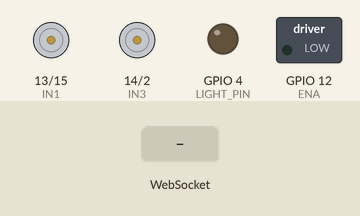
The sketch below on a simulated ESP32. Shown: motor-driver pin pairs drawn as motors (green arrow = first pin HIGH = forward, orange = second pin HIGH = backward, longer = more drive), switched loads named in the sketch (green lamp = pin HIGH), output pins drawn as LEDs (lit = HIGH). The test bench sets the inputs (shaded band). The camera gives no picture; what the sketch prints to the serial monitor is not drawn.

Above: at 1.5 s.
1.6 s: WebSocket text "upBtn" received
At 2.8 s:
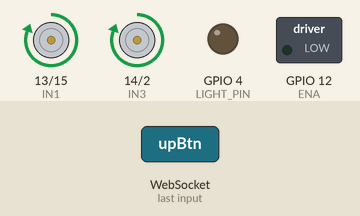
3.1 s: WebSocket text "downBtn" received
At 4.3 s:
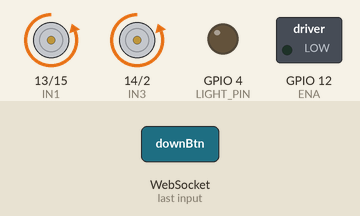
4.6 s: WebSocket text "leftBtn" received
At 5.8 s:
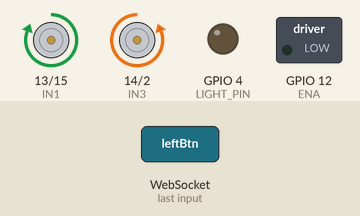
6.1 s: WebSocket text "rightBtn" received
At 6.4 s:
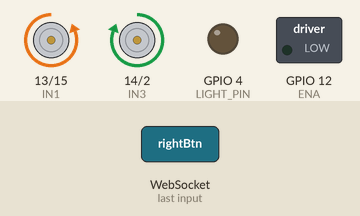
Timing chart, 0 to 8.6 s (numbered marks = the images above; inputs shaded):
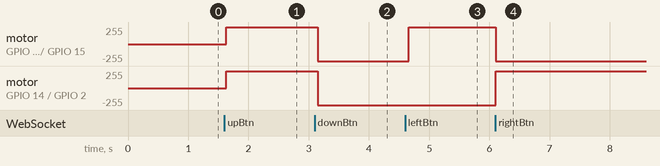

The sketch:

livestream_4_motor_perfect_final_v3.ino
```cpp
#include <WiFi.h>
#include <WebServer.h>
#include <WebSocketsServer.h>
#include "esp_camera.h"


#define ENA 12      // Chân PWM điều khiển tốc độ động cơ
#define IN1 13     // Chân điều khiển động cơ 1
#define IN2 15     // Chân điều khiển động cơ 1
#define IN3 14     // Chân điều khiển động cơ 2
#define IN4 2     // Chân điều khiển động cơ 2
#define POT_PIN 34 // Chân đọc giá trị từ Potentiometer
#define LIGHT_PIN 4 // Chân đọc giá trị từ Potentiometer

#define PWM_LIGHT_CHANNEL 3  // Kênh PWM
#define PWM_MOTOR_CHANNEL 2  // Kênh PWM
#define PWM_FREQ 5000  // Tần số PWM (Hz)
#define PWM_RESOLUTION 8  // Độ phân giải (8-bit, giá trị từ 0-255)


#define FORWARD "upBtn"
#define FORBACK "downBtn"
#define LEFT "leftBtn"
#define RIGHT "rightBtn"
#define STOP "stopBtn"


// *Cấu hình Access Point*
const char* ssid = "ESP32-CAM";
const char* password = "12345678";

// *Khởi tạo server*
WebServer server(80);
WebSocketsServer webSocket(3001);

// *Khai báo trước hàm xử lý sự kiện WebSocket*
void webSocketEvent(uint8_t num, WStype_t type, uint8_t *payload, size_t length);

// *Cấu hình camera*
camera_config_t config;


// *Giao diện HTML*
const char htmlPage[] PROGMEM = R"rawliteral(
<!DOCTYPE html>
<html lang="vi">
<head>
    <meta charset="UTF-8">
    <meta name="viewport" content="width=device-width, initial-scale=1.0">
    <title>ESP32-CAM Control</title>
    <style>
        body {
            font-family: Arial, sans-serif;
            text-align: center;
            background-color: #f4f4f4;
            margin: 0;
            padding: 20px;
        }
        h1 {
            color: #333;
        }
        #videoStream {
            width: 300px;
            height: 290px;
            border: 2px solid #333;
            margin-bottom: 20px;
        }

        /* Điều hướng */
        .controls {
            position: relative;
            width: 150px;
            height: 150px;
            margin: 20px auto;
        }
        .controls button {
            position: absolute;
            width: 50px;
            height: 50px;
            border-radius: 50%;
            font-size: 16px;
            font-weight: bold;
            cursor: pointer;
            border: none;
            background-color: #007BFF;
            color: white;
            display: flex;
            align-items: center;
            justify-content: center;
        }
        .controls button:active {
            background-color: #0056b3;
        }

        /* Nút Dừng (Trung tâm) */
        #stopBtn {
            top: 50%;
            left: 50%;
            transform: translate(-50%, -50%);
            background-color: red;
        }

        /* Nút xung quanh */
        #upBtn {
            top: 0;
            left: 50%;
            transform: translateX(-50%);
        }
        #downBtn {
            bottom: 0;
            left: 50%;
            transform: translateX(-50%);
        }
        #leftBtn {
            left: 0;
            top: 50%;
            transform: translateY(-50%);
        }
        #rightBtn {
            right: 0;
            top: 50%;
            transform: translateY(-50%);
        }

        /* Slider tốc độ */
        .slider-container {
            margin-top: 20px;
        }
        input[type="range"] {
            width: 50%;
        }
        #speedValue {
            font-weight: bold;
            color: #007BFF;
        }
    </style>
</head>
<body>

    <img id="videoStream" src="" alt="Đang tải video...">

    <!-- Điều hướng -->
    <div class="controls">
        <button id="upBtn">⬆️</button>
        <button id="leftBtn">⬅️</button>
        <button id="stopBtn">⏹</button>
        <button id="rightBtn">➡️</button>
        <button id="downBtn">⬇️</button>
    </div>

    <button id="captureBtn">📸 Chụp Ảnh</button>
    <button id="toggleLightBtn">💡 Bật/Tắt Đèn</button>

    <div class="slider-container">
        <p>🚀 Tốc độ: <span id="speedValue">50</span></p>
        <input type="range" id="speedSlider" min="0" max="255" value="50">
    </div>
    <div class="slider-container">
        <p>🚨 Độ sáng: <span id="lightValue">50</span></p>
        <input type="range" id="lightSlider" min="0" max="255" value="50">
    </div>

    <script>
        const videoStream = document.getElementById("videoStream");
        const buttons = document.querySelectorAll(".controls button");
        const captureBtn = document.getElementById("captureBtn");
        const toggleLightBtn = document.getElementById("toggleLightBtn");
        const speedSlider = document.getElementById("speedSlider");
        const speedValue = document.getElementById("speedValue");
        const lightSlider = document.getElementById("lightSlider");
        const lightValue = document.getElementById("lightValue");

        // Kết nối WebSocket với ESP32-CAM
        const socket = new WebSocket("ws://" + "192.168.4.1" + ":3001");

        socket.onopen = () => console.log("🔗 Kết nối WebSocket thành công!");
        socket.onerror = (error) => console.error("❌ Lỗi WebSocket:", error);
        socket.onclose = () => console.warn("⚠️ Mất kết nối WebSocket!");

        // Nhận dữ liệu hình ảnh từ ESP32-CAM
        socket.onmessage = (event) => {
            if (event.data === "button_pressed") {
                console.log("✅ ESP32-CAM đã nhận được lệnh!");
            } else {
                const blob = new Blob([event.data], { type: "image/jpeg" });
                videoStream.src = URL.createObjectURL(blob);
            }
        };

        // Biến kiểm soát debounce
        let isButtonDisabled = false;

        // Xử lý sự kiện nhấn nút điều hướng
        buttons.forEach(btn => {
            btn.onclick = () => {
                if (isButtonDisabled) return; // Nếu đang chờ, bỏ qua sự kiện click

                if (socket.readyState === WebSocket.OPEN) {
                    socket.send(btn.id);
                    console.log(`📩 Đã gửi lệnh: ${btn.id}`);

                    isButtonDisabled = true; // Vô hiệu hóa nút
                    setTimeout(() => {
                        isButtonDisabled = false; // Kích hoạt lại sau 500ms
                    }, 300);
                } else {
                    console.warn("⚠️ WebSocket chưa kết nối!");
                }
            };
        });

        // Xử lý sự kiện nhấn nút chụp ảnh
        captureBtn.onclick = () => {
            if (socket.readyState === WebSocket.OPEN) {
                socket.send("capture");
                console.log("📸 Chụp ảnh!");
            }
        };

        // Xử lý sự kiện nhấn nút bật/tắt đèn
        toggleLightBtn.onclick = () => {
            if (socket.readyState === WebSocket.OPEN) {
                socket.send("toggle_light");
                console.log("💡 Bật/Tắt đèn!");
            }
        };

        // Xử lý thay đổi tốc độ
        speedSlider.addEventListener("input", () => {
            speedValue.textContent = speedSlider.value;
        });

        speedSlider.addEventListener("change", () => {
            if (socket.readyState === WebSocket.OPEN) {
                socket.send(`speed:${speedSlider.value}`);
                console.log(`🚀 Đã gửi tốc độ: ${speedSlider.value}`);
            }
        });

        // Xử lý thay đổi độ sáng
        lightSlider.addEventListener("input", () => {
            lightValue.textContent = lightSlider.value;
        });

        lightSlider.addEventListener("change", () => {
            if (socket.readyState === WebSocket.OPEN) {
                socket.send(`light:${lightSlider.value}`);
                console.log(`🚨 Đã gửi độ sáng: ${lightSlider.value}`);
            }
        });
    </script>

</body>
</html>
)rawliteral";


void setup() {
  Serial.begin(115200);
  Serial.println("\nESP32-CAM WebSocket Server (AP Mode)");

  pinMode(IN1, OUTPUT);
  pinMode(IN2, OUTPUT);
  pinMode(IN3, OUTPUT);
  pinMode(IN4, OUTPUT);
  pinMode(POT_PIN, INPUT);

  // Cấu hình PWM cho chân ENA
  ledcSetup(PWM_MOTOR_CHANNEL, PWM_FREQ, PWM_RESOLUTION);
  ledcAttachPin(ENA, PWM_MOTOR_CHANNEL);

  ledcSetup(PWM_LIGHT_CHANNEL, PWM_FREQ, PWM_RESOLUTION);
  ledcAttachPin(LIGHT_PIN, PWM_LIGHT_CHANNEL);

  // *Khởi tạo Access Point*
  WiFi.softAP(ssid, password);
  Serial.println("✅ Access Point đã khởi động!");
  Serial.print("📶 Địa chỉ IP: ");
  Serial.println(WiFi.softAPIP());

  // *Cấu hình camera*
  config.ledc_channel = LEDC_CHANNEL_0;
  config.ledc_timer = LEDC_TIMER_0;
  config.pin_d0 = 5;
  config.pin_d1 = 18;
  config.pin_d2 = 19;
  config.pin_d3 = 21;
  config.pin_d4 = 36;
  config.pin_d5 = 39;
  config.pin_d6 = 34;
  config.pin_d7 = 35;
  config.pin_xclk = 0;
  config.pin_pclk = 22;
  config.pin_vsync = 25;
  config.pin_href = 23;
  config.pin_sscb_sda = 26;
  config.pin_sscb_scl = 27;
  config.pin_pwdn = 32;
  config.pin_reset = -1;
  config.xclk_freq_hz = 20000000;
  config.pixel_format = PIXFORMAT_JPEG;
  config.frame_size = FRAMESIZE_SVGA;
  config.jpeg_quality = 15;
  config.fb_count = 2;

  esp_err_t err = esp_camera_init(&config);
  if (err != ESP_OK) {
    Serial.println("❌ Lỗi: Không thể khởi tạo camera!");
    return;
  }

   sensor_t *s = esp_camera_sensor_get();
if (s != nullptr) {
  s->set_hmirror(s, 1); // Lật ngang
  s->set_vflip(s, 1);   // Lật dọc
  Serial.println("Camera flipped successfully!");
} else {
  Serial.println("Failed to access camera sensor!");
}

  // *Gửi giao diện HTML khi truy cập địa chỉ IP*
  server.on("/", HTTP_GET, []() {
    server.send(200, "text/html", htmlPage);
  });

  // *Khởi động WebSocket server*
  webSocket.begin();
  webSocket.onEvent(webSocketEvent);

  // *Khởi động Web Server*
  server.begin();
}

void loop() {
  server.handleClient();
  webSocket.loop();

  // *Chụp ảnh từ camera*
  camera_fb_t *fb = esp_camera_fb_get();
  if (!fb) {
    Serial.println("❌ Không thể chụp ảnh từ camera!");
    return;
  }

  // *Gửi ảnh đến tất cả client WebSocket*
  webSocket.broadcastBIN(fb->buf, fb->len);
  // Serial.println("📤 Đã gửi ảnh tới tất cả client!");

  // *Giải phóng bộ nhớ*
  esp_camera_fb_return(fb);
}


void moveCar(const char* motorDirection) {  // Đổi từ char -> const char*
  Serial.print("Di chuyển: ");
  Serial.println(motorDirection);

    // digitalWrite(IN1, HIGH);
    // digitalWrite(IN2, LOW);
    // digitalWrite(IN3, HIGH);
    // digitalWrite(IN4, LOW);
    //  Serial.println("FORWARD");
    //    ledcWrite(PWM_CHANNEL, 220);

  if (strcmp(motorDirection, FORWARD) == 0) {  // So sánh chuỗi bằng strcmp
    digitalWrite(IN1, HIGH);
    digitalWrite(IN2, LOW);
    digitalWrite(IN3, HIGH);
    digitalWrite(IN4, LOW);
     Serial.println("FORWARD");


  } else if (strcmp(motorDirection, FORBACK) == 0) {
    digitalWrite(IN1, LOW);
    digitalWrite(IN2, HIGH);
    digitalWrite(IN3, LOW);
    digitalWrite(IN4, HIGH);
    Serial.println("FORBACK");


  } else if (strcmp(motorDirection, LEFT) == 0) {
    digitalWrite(IN1, HIGH);
    digitalWrite(IN2, LOW);
    digitalWrite(IN3, LOW);
    digitalWrite(IN4, HIGH);
    Serial.println("LEFT");


  } else if (strcmp(motorDirection, RIGHT) == 0) {
    digitalWrite(IN1, LOW);
    digitalWrite(IN2, HIGH);
    digitalWrite(IN3, HIGH);
    digitalWrite(IN4, LOW);
   Serial.println("RIGHT");
  } else if (strcmp(motorDirection, STOP) == 0) {
    digitalWrite(IN1, LOW);
    digitalWrite(IN2, LOW);
    digitalWrite(IN3, LOW);
    digitalWrite(IN4, LOW);
       Serial.println(STOP);


  } else {
    Serial.println("⚠️ Lệnh không hợp lệ");
  }
}


void setSpeed(int valueSpeed){
ledcWrite(PWM_MOTOR_CHANNEL, valueSpeed);
}

void setLight(int valueLight){
ledcWrite(PWM_LIGHT_CHANNEL, valueLight);
}


// *Xử lý sự kiện WebSocket*
void webSocketEvent(uint8_t num, WStype_t type, uint8_t *payload, size_t length) {
    switch (type) {
        case WStype_CONNECTED:
            Serial.printf("🔗 Client %u đã kết nối!\n", num);
            webSocket.sendTXT(num, "Xin chào từ ESP32-CAM!");
            break;

        case WStype_DISCONNECTED:
            Serial.printf("❌ Client %u đã ngắt kết nối!\n", num);
            break;

        case WStype_TEXT: {
            std::string command = std::string((char *)payload);
            Serial.printf("📩 Nhận lệnh: %s\n", command.c_str());

            if (command == "upBtn") {
                moveCar("upBtn");
            } else if (command == "downBtn") {
                moveCar("downBtn");
            } else if (command == "leftBtn") {
                moveCar("leftBtn");
            } else if (command == "rightBtn") {
                moveCar("rightBtn");
            } else if (command == "stopBtn") {
                moveCar("stopBtn");
            } else if (command == "capture") {
                // capturePhoto();  // Gọi hàm chụp ảnh
                // webSocket.sendTXT(num, "Photo Captured");
                 Serial.println("capture");
            } else if (command == "toggleLight") {
              Serial.println("toggleLight");
                // toggleLight();  // Gọi hàm bật/tắt đèn
                // webSocket.sendTXT(num, "Light Toggled");
            } else if (command.rfind("speed:", 0) == 0) {  // Kiểm tra nếu chuỗi bắt đầu bằng "speed:"
                int speed = std::stoi(command.substr(6));  // Lấy giá trị sau "speed:"
                setSpeed(speed);

               Serial.println("speed:");
                webSocket.sendTXT(num, ("Speed Set: " + std::to_string(speed)).c_str());
            }

            else if (command.rfind("light:", 0) == 0) {  // Kiểm tra nếu chuỗi bắt đầu bằng "speed:"
                int light = std::stoi(command.substr(6));  // Lấy giá trị sau "speed:"
                setLight(light);

               Serial.println("light:");
                webSocket.sendTXT(num, ("Light Set: " + std::to_string(light)).c_str());
            }


            webSocket.sendTXT(num, "button_pressed");
            break;
        }

        default:
            break;
    }
}
```

Measured:
- after the input at 1.6 s, motor on GPIO 13 (IN1) / GPIO 15 (IN2), motor on GPIO 14 (IN3) / GPIO 2 (IN4): stopped → forward 255/255 at once
- after the input at 3.1 s, motor on GPIO 13 (IN1) / GPIO 15 (IN2), motor on GPIO 14 (IN3) / GPIO 2 (IN4): forward 255/255 → backward 255/255 after 0.05 s
- after the input at 4.6 s, motor on GPIO 13 (IN1) / GPIO 15 (IN2): backward 255/255 → forward 255/255 after 0.06 s
- after the input at 6.1 s, motor on GPIO 13 (IN1) / GPIO 15 (IN2): forward 255/255 → backward 255/255 at once; motor on GPIO 14 (IN3) / GPIO 2 (IN4): backward 255/255 → forward 255/255 at once
